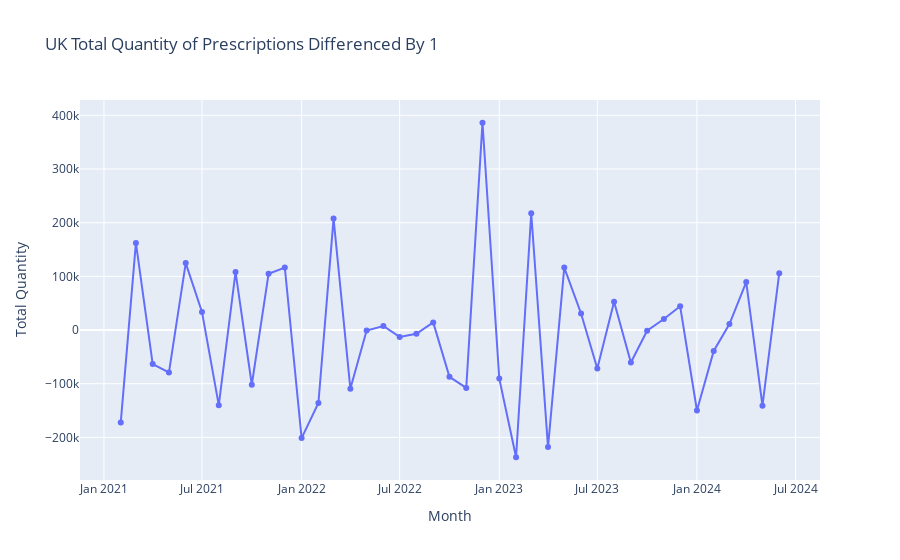

The notebook cell saved with this chart:
### Markdown cell above
## Arima Forecasting

AutoRegressive Integrated Moving Average (ARIMA), is a modelling technique used for forecasting time series data. It combines three key components: the autoregressive (AR) part, which utilizes the relationship between an observation and a number of lagged observations; the integrated (I) part, which involves differencing the data to make it stationary; and the moving average (MA) part, which models the relationship between an observation and a residual error from a moving average model applied to lagged observations. 

Consequently, we will perform a bit of EDA to determine the suggested hyper-parameters for this model.

### Code cell
# Before jumping into the ARIMA model, we'll need to test whether the data is in the correct format for ARIMA. 
# To do this we will use an Augmented Dickey-Fuller test.
# This test will determine whether the data follows has a unit root or not. 
# A unit root means the data is stationary and if the unit root is not present, we say the data is non-stationary.
# H0: The data has a unit root (and is not stationary).
# H1: The data does not have a unit root (it is stationary).
# To reject the null hypothesis we will look for a p value less than 0.05. 

def adfuller_test(data):
	result = adfuller(data)
	print('ADF Statistic (Differenced):', result[0])
	print('p-value (Differenced):', result[1])

data = yearly_forecast_df['TOTAL_QUANTITY'].tolist()
print('Differencing of 0:')
adfuller_test(data)

# Differencing of 1
data = yearly_forecast_df['TOTAL_QUANTITY'].diff(1).dropna().tolist()
print('\nDifferencing of 1:')
adfuller_test(data)

# Differencing of 2
data = yearly_forecast_df['TOTAL_QUANTITY'].diff(2).dropna().tolist()
print('\nDifferencing of 2:')
adfuller_test(data)

# Differencing of 3
data = yearly_forecast_df['TOTAL_QUANTITY'].diff(3).dropna().tolist()
print('\nDifferencing of 3:')
adfuller_test(data)

# From this data, we can see the data has a unit root when differenced by 1 or more.
plot_all_regions(yearly_forecast_df['YEAR_MONTH'].iloc[1:], yearly_forecast_df['TOTAL_QUANTITY'].diff(1).dropna(), title='UK Total Quantity of Prescriptions Differenced By 1')

### Figure 1 — Plotly figure (JSON) as saved in the notebook; plotly's stock layout.template omitted (floating-point values rounded to 4 significant figures)
{"data": [{"mode": "lines+markers", "type": "scatter", "x": ["2021-02-01T00:00:00", "2021-03-01T00:00:00", "2021-04-01T00:00:00", "2021-05-01T00:00:00", "2021-06-01T00:00:00", "2021-07-01T00:00:00", "2021-08-01T00:00:00", "2021-09-01T00:00:00", "2021-10-01T00:00:00", "2021-11-01T00:00:00", "2021-12-01T00:00:00", "2022-01-01T00:00:00", "2022-02-01T00:00:00", "2022-03-01T00:00:00", "2022-04-01T00:00:00", "2022-05-01T00:00:00", "2022-06-01T00:00:00", "2022-07-01T00:00:00", "2022-08-01T00:00:00", "2022-09-01T00:00:00", "2022-10-01T00:00:00", "2022-11-01T00:00:00", "2022-12-01T00:00:00", "2023-01-01T00:00:00", "2023-02-01T00:00:00", "2023-03-01T00:00:00", "2023-04-01T00:00:00", "2023-05-01T00:00:00", "2023-06-01T00:00:00", "2023-07-01T00:00:00", "2023-08-01T00:00:00", "2023-09-01T00:00:00", "2023-10-01T00:00:00", "2023-11-01T00:00:00", "2023-12-01T00:00:00", "2024-01-01T00:00:00", "2024-02-01T00:00:00", "2024-03-01T00:00:00", "2024-04-01T00:00:00", "2024-05-01T00:00:00", "2024-06-01T00:00:00"], "y": [-172343, 162294, -63453, -79043, 124701, 33762, -140016, 108066, -101925, 104988, 116355, -201238, -135964, 207635, -109328, -765, 7479, -12859, -6953, 14166, -87173, -107834, 386187, -90457, -236996, 217681, -218043, 116437, 30760, -71762, 52517, -60591, -1400, 20508, 44347, -149899, -39017, 11035, 89277, -140879, 105844]}], "layout": {"title": {"text": "UK Total Quantity of Prescriptions Differenced By 1"}, "xaxis": {"title": {"text": "Month"}}, "yaxis": {"title": {"text": "Total Quantity"}}}}
